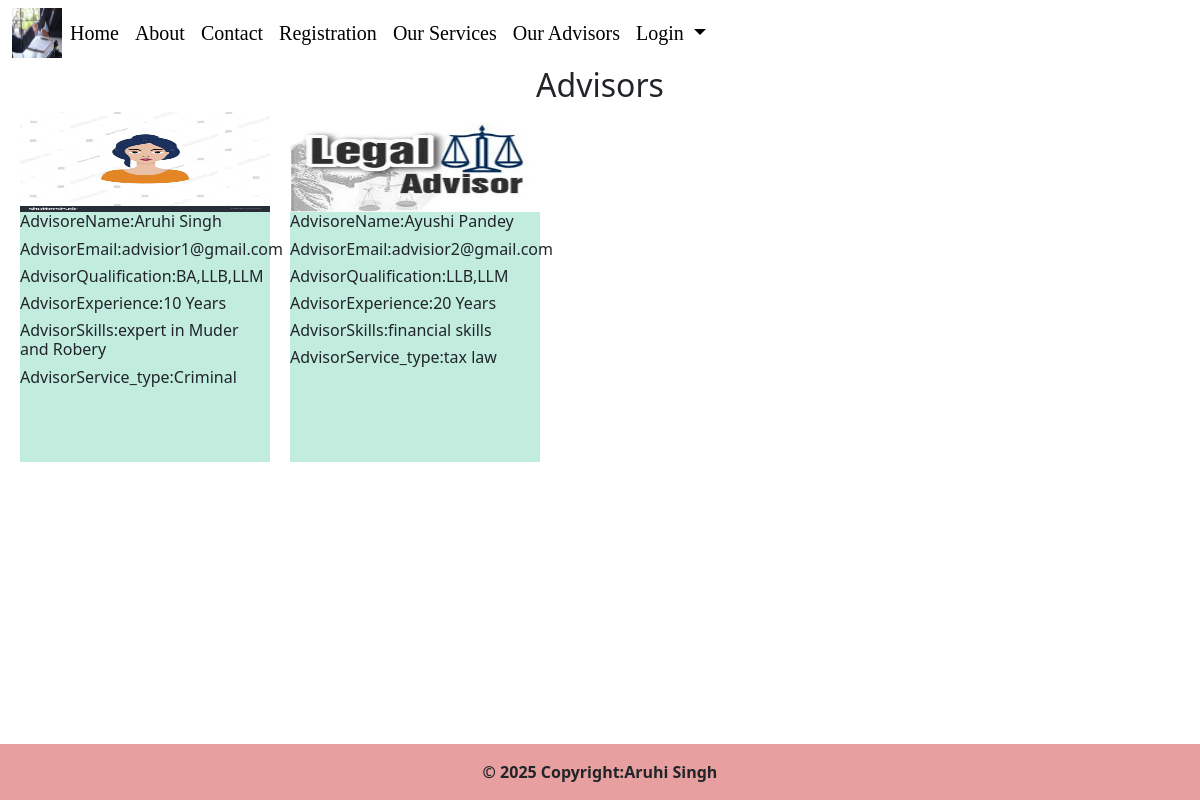
/views_advisors/, run on the app's committed database.
### legal_app/models.py (models this page shows)
class LegalAdvisor(models.Model):
    name=models.CharField(max_length=50,null=False)
    email=models.EmailField(max_length=50,null=False,primary_key=True)
    password=models.CharField(max_length=50,default="")
    phone=models.CharField(max_length=13,null=False)
    qualification=models.CharField(max_length=70)
    profile_pic=models.FileField(upload_to="advisor_pic/",default="")
    experience=models.CharField(max_length=80,null=False)
    skills=models.CharField(max_length=80,null=False)
    service_type=models.CharField(max_length=100,null=False)

### legal_app/views.py (the view)
# urls.py: path('views_advisors/',views.views_advisors,name='views_advisors'),
def views_advisors(request):
     advisor_list=LegalAdvisor.objects.all()
     context= {
    "advisor_key":advisor_list
     }
     return render(request,'legal_app/html/views_advisors.html',context)

### legal_app/templates/legal_app/html/views_advisors.html (shortened to what this page needs)
<!DOCTYPE html>
{% load static %}
<html lang="en">
<head>
   {% include 'legal_app/common/common_css.html' %}
</head>
<body>
   <div class="main-div">
      {% include 'legal_app/common/header.html' %}
      <h2 style="text-align: center;">Advisors</h2>
      <div class="flex-container">
         {% for s in advisor_key %}
         <div class="item-div">
            <img src="/media/{{s.profile_pic}}" alt="">
            <h6>AdvisoreName:{{s.name}}</h6>
            <h6>AdvisorEmail:{{s.email}}</h6>
            <h6>AdvisorQualification:{{s.qualification}}</h6>
            <h6>AdvisorExperience:{{s.experience}}</h6>
            <h6>AdvisorSkills:{{s.skills}}</h6>
            <h6>AdvisorService_type:{{s.service_type}}</h6>
         </div>
         {%endfor%}
      </div>
   </div>
   {% include 'legal_app/common/footer.html' %}
</body>
</html>

### legal_app/templates/legal_app/common/common_css.html (shortened to what this page needs)
 {% load static %}
 <link href="https://cdn.jsdelivr.net/npm/bootstrap@5.3.7/dist/css/bootstrap.min.css" rel="stylesheet"
>
   <link rel="stylesheet" href="https://cdnjs.cloudflare.com/ajax/libs/font-awesome/6.7.2/css/all.min.css"
 />
      <link rel="stylesheet" href="{% static 'legal_app/css/style.css' %}">

### legal_app/templates/legal_app/common/header.html (shortened to what this page needs)
  {% load static %}
  <nav class="navbar navbar-expand-lg" style="background-color:white" >
  <div class="container-fluid">
   <img src="{% static 'legal_app/images/mission.png' %}"alt=""style="width:50px;height:50px;border-radius 20%;">
    <div class="collapse navbar-collapse" id="navbarSupportedContent">
      <ul class="navbar-nav me-auto mb-2 mb-lg-0">
        <li class="nav-item">
          <a class="nav-link active" aria-current="page" href="/">Home</a>
        </li>
        <li class="nav-item">
          <a class="nav-link" href="/about/">About</a>
          <li class="nav-item">
          <a class="nav-link" href="/contact/">Contact</a>
        </li>
        <li class="nav-item">
          <a class="nav-link" href="/registration/">Registration</a>
        </li>
        <li class="nav-item">
          <a class="nav-link" href="/views_services/">Our Services</a>
        </li>
        <li class="nav-item">
          <a class="nav-link" href="/views_advisors/">Our Advisors</a>
        </li>
        <li class="nav-item dropdown">
          <a class="nav-link dropdown-toggle" href="#" role="button" data-bs-toggle="dropdown" aria-expanded="false">
            Login
          </a>
        </li>
      </ul>
    </div>
  </div>
</nav>

### legal_app/templates/legal_app/common/footer.html
<footer class="bg-body-tertiary text-center">
  <div class="text-center p-3" style="background-color:rgb(231, 159, 159);font-weight: 600;">
    © 2025 Copyright:Aruhi Singh
  </div>
</footer>

### legal_app/static/legaL_app/css/style.css (style rules this page uses)
body,html { min-height:100vh; display:flex; flex-direction:column; }
.main-div { flex:1; }
* { box-sizing: border-box; }

### legal_app/templates/legal_app/html/views_advisors.html (style rules this page uses)
.flex-container { display: flex; width:100%; height: 400px; flex-wrap: wrap; }
.item-div { width: 250px; height: 350px; background-color:rgb(193, 236, 222); margin-left: 20px; }
.item-div img { width: 100%; height: 100px; }

### legal_app/templates/legal_app/common/header.html (style rules this page uses)
.nav-link ,.dropdown-item { color:black ! important; font-size: 20px; font-family: Georgia; }

### data on the page
LegalAdvisor: profile_pic (picture), name "Aruhi Singh", email "advisior1@gmail.com", qualification "BA,LLB,LLM", experience "10 Years", skills "expert in Muder and Robery", service_type "Criminal"
LegalAdvisor: profile_pic (picture), name "Ayushi Pandey", email "advisior2@gmail.com", qualification "LLB,LLM", experience "20 Years", skills "financial skills", service_type "tax law"
